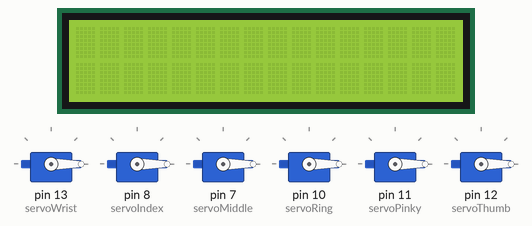
Bench run of a sketch on a simulated Arduino Uno, built with avr-gcc and run on an emulated ATmega328P. On the bench: 6 × servo, 16×2 character LCD.

Above: at 0.1 s.
At 0.91 s:
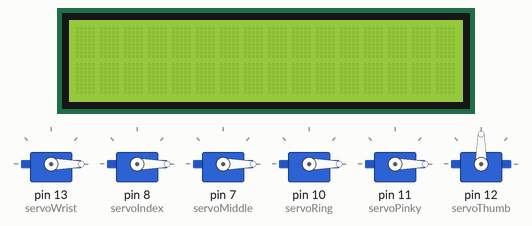
At 1.3 s:
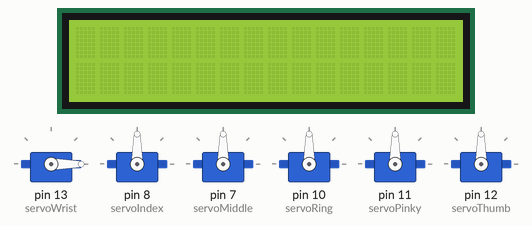
Timing chart, 0 to 2.8 s (numbered marks = the images above):
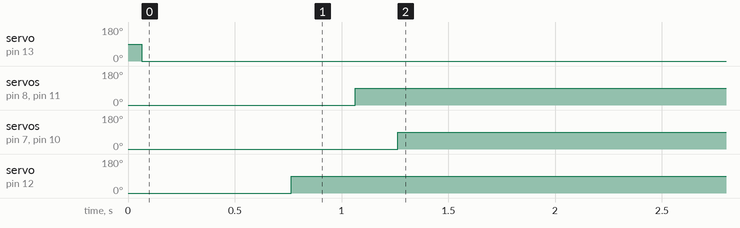

The sketch:

sideProjectArduinoCode.ino
```cpp
#include <Servo.h>           //imports servo library
#include <LiquidCrystal.h>   //imprts LCD library
#include <Chrono.h>          //imports chrono library

#define numOfValsRec 8
#define digitsPerValRec 1

Servo servoThumb;
Servo servoIndex;
Servo servoMiddle;
Servo servoRing;
Servo servoPinky;
Servo servoWrist;

int valsRec[numOfValsRec];
int stringLength = numOfValsRec * digitsPerValRec + 1; //$00000
int counter = 0;
bool counterStart = false;
String receivedString;
int prevVals[numOfValsRec] = {2,2,2,2,2,0,0,0};

LiquidCrystal lcd(2, 3, 4, 5, 6, 7);

int indexSpinTime = 500;
int middleSpinTime = 600;
int ringSpinTime = 600;
int pinkySpinTime = 500;
int thumbSpinTime = 350;

int indexOpenSpinTime = 357;
int middleOpenSpinTime = 450;
int ringOpenSpinTime = 485;
int pinkyOpenSpinTime = 335;
int thumbOpenSpinTime = 255;

int indexShouldSpinFor;
int middleShouldSpinFor;
int ringShouldSpinFor;
int pinkyShouldSpinFor;
int thumbShouldSpinFor;

Chrono startIndex,startMiddle,startRing,startPinky,startThumb;

void setup() {
  // put your setup code here, to run once:
  Serial.begin(9600);
  servoWrist.attach(13);
  lcd.begin(4,32);
}

void receiveData() {
  while(Serial.available())
  {
    char c = Serial.read();

    if (c=='$') {
      counterStart = true;
    }

    if (counterStart = true) {
      if (counter < stringLength) {
        receivedString = String(receivedString+c);
        counter++;
      }
      if (counter>= stringLength){
        for(int i = 0; i<numOfValsRec; i++){
          int num = (i*digitsPerValRec)+1;
          valsRec[i] = receivedString.substring(num,num+digitsPerValRec).toInt();
        }
        valsRec[5] = (valsRec[5] *100) + (valsRec[6]*10) + (valsRec[7]);

        receivedString = "";
        counter = 0;
        counterStart = false;
      }
    }
  }
}

void loop() {
  // put your main code here, to run repeatedly:
  receiveData();

    if (valsRec[0] - prevVals[0] > 0)
      {
        servoIndex.attach(8);
        servoIndex.write(180);
        startIndex.restart();
        indexShouldSpinFor = (indexOpenSpinTime*abs(valsRec[0] - prevVals[0]));
        prevVals[0] = valsRec[0];
      }

    if (valsRec[0] - prevVals[0] < 0)
      {
        servoIndex.attach(8);
        servoIndex.write(0);
        startIndex.restart();
        indexShouldSpinFor = (indexSpinTime*abs(valsRec[0] - prevVals[0]));
        prevVals[0] = valsRec[0];
      }


    if (valsRec[1] - prevVals[1] > 0)
      {
        servoMiddle.attach(7);
        servoMiddle.write(180);
        startMiddle.restart();
        middleShouldSpinFor = (middleOpenSpinTime*abs(valsRec[1] - prevVals[1]));
        prevVals[1] = valsRec[1];
      }

    if (valsRec[1] - prevVals[1] < 0)
      {
        servoMiddle.attach(7);
        servoMiddle.write(0);
        startMiddle.restart();
        middleShouldSpinFor = (middleSpinTime*abs(valsRec[1] - prevVals[1]));
        prevVals[1] = valsRec[1];
      }

    if (valsRec[2] - prevVals[2] > 0)
      {
        servoRing.attach(10);
        servoRing.write(180);
        startRing.restart();
        ringShouldSpinFor = (ringOpenSpinTime*abs(valsRec[2] - prevVals[2]));
        prevVals[2] = valsRec[2];
      }

    if (valsRec[2] - prevVals[2] < 0)
      {
        servoRing.attach(10);
        servoRing.write(0);
        startRing.restart();
        ringShouldSpinFor = (ringSpinTime*abs(valsRec[2] - prevVals[2]));
        prevVals[2] = valsRec[2];
      }

    if (valsRec[3] - prevVals[3] > 0)
      {
        servoPinky.attach(11);
        servoPinky.write(180);
        startPinky.restart();
        pinkyShouldSpinFor = (pinkyOpenSpinTime*abs(valsRec[3] - prevVals[3]));
        prevVals[3] = valsRec[3];
      }

    if (valsRec[3] - prevVals[3] < 0)
      {
        servoPinky.attach(11);
        servoPinky.write(0);
        startPinky.restart();
        pinkyShouldSpinFor = (pinkySpinTime*abs(valsRec[3] - prevVals[3]));
        prevVals[3] = valsRec[3];
      }

    if (valsRec[4] - prevVals[4] > 0)
      {
        servoThumb.attach(12);
        servoThumb.write(180);
        startThumb.restart();
        thumbShouldSpinFor = (thumbOpenSpinTime*abs(valsRec[4] - prevVals[4]));
        prevVals[4] = valsRec[4];
      }

    if (valsRec[4] - prevVals[4] < 0)
      {
        servoThumb.attach(12);
        servoThumb.write(0);
        startThumb.restart();
        thumbShouldSpinFor = (thumbSpinTime*abs(valsRec[4] - prevVals[4]));
        prevVals[4] = valsRec[4];
      }


    servoWrist.write(valsRec[5]);

    while (servoIndex.attached() | servoMiddle.attached() | servoRing.attached() | servoPinky.attached() | servoThumb.attached() )
    {
      if (startIndex.hasPassed(indexShouldSpinFor))
      {
        servoIndex.write(90);
        servoIndex.detach();
      }

      if (startMiddle.hasPassed(middleShouldSpinFor))
      {
        servoMiddle.write(90);
        servoMiddle.detach();
      }

      if (startRing.hasPassed(ringShouldSpinFor))
      {
        servoRing.write(90);
        servoRing.detach();
      }

      if (startPinky.hasPassed(pinkyShouldSpinFor))
      {
        servoPinky.write(90);
        servoPinky.detach();
      }

      if (startThumb.hasPassed(thumbShouldSpinFor))
      {
        servoThumb.write(90);
        servoThumb.detach();
      }
    }


}
```

Measured:
- by itself, servo on pin 13 (servoWrist): 90° → 0° at 0.06 s
- by itself, servo on pin 8 (servoIndex), servo on pin 11 (servoPinky): 0° → 90° at 1.1 s
- by itself, servo on pin 7 (servoMiddle), servo on pin 10 (servoRing): 0° → 90° at 1.3 s
- by itself, servo on pin 12 (servoThumb): 0° → 90° at 0.76 s
